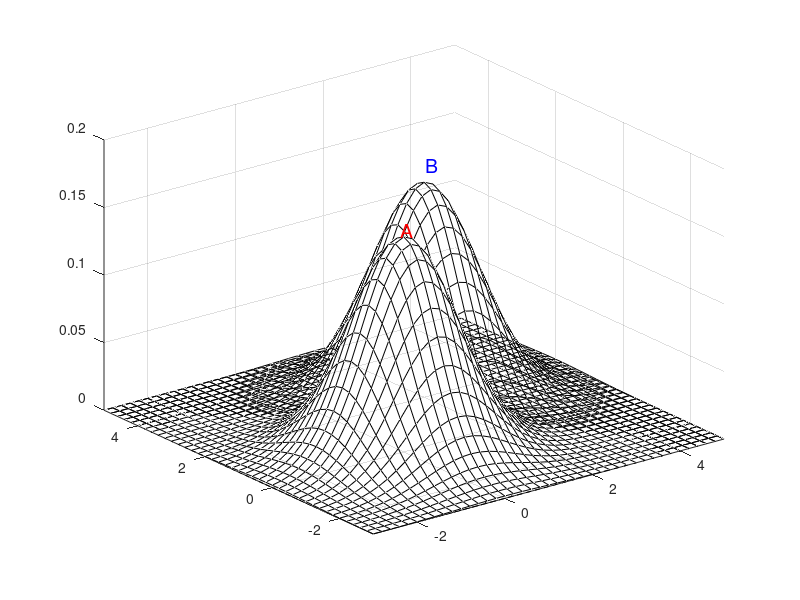

Source code (MATLAB): (Note: this script raises an error after producing the figure.)
clear all
clc

mu1 = [0 0];
mu2 = [2 2];
sigma = [1 0; 0 1];

x1 = -3:.2:5;
x2 = -3:.2:5;
[X1,X2] = meshgrid(x1,x2);
X = [X1(:) X2(:)];

y1 = mvnpdf(X,mu1,sigma);
y1 = reshape(y1,length(x2),length(x1));
y2 = mvnpdf(X,mu2,sigma);
y2 = reshape(y2,length(x2),length(x1));

s1 = surf(X1,X2, y1,'FaceAlpha',0);

hold on

s2 = surf(X1,X2, y2,'FaceAlpha',0);

hold on


c1 = contour(x1,x2,y1,[0.01 0.01], 'r', 'LineWidth',1.5 );

hold on
scatter(0,0,'MarkerEdgeColor','r',...
              'MarkerFaceColor','r',...
              'LineWidth',1.5)
text(-0.3,-0.3, 0.17,'A', 'Color','r','FontSize', 14)

hold on
c2 = contour(x1,x2,y2,[0.01 0.01], 'b', 'LineWidth',1.5);
hold on
scatter(2,2,'MarkerEdgeColor','b',...
              'MarkerFaceColor','b',...
              'LineWidth',1.5)
text(2.1,2.1, 0.17,'B', 'Color','b','FontSize', 14)


startN = 28;
endN = 55;

startN2 = 70;
endN2 =94;

btwRegion = [c1(1,startN:endN), c2(1,startN2:endN2)];
x_region = [c1(2,startN:endN), c2(2,startN2:endN2)];
ff = fill(x_region, btwRegion, [0.85 0.85 0.90]);
ff.EdgeColor = 'none';


fig = gca;
xLab = xlabel('S');
xticks([]);
yLab = ylabel('T');
yticks([]);
zlabel('U')
zticks([])

